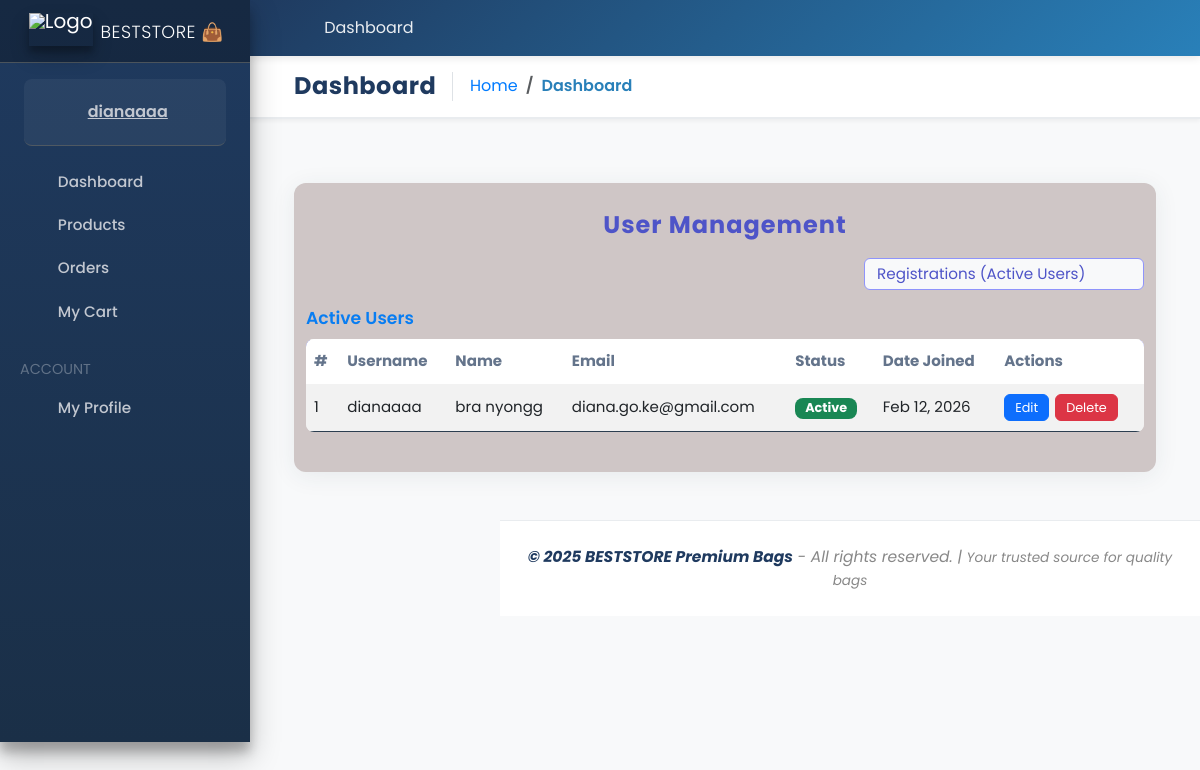
The page /cdmis/users/ (signed in) on the database as committed earlier.
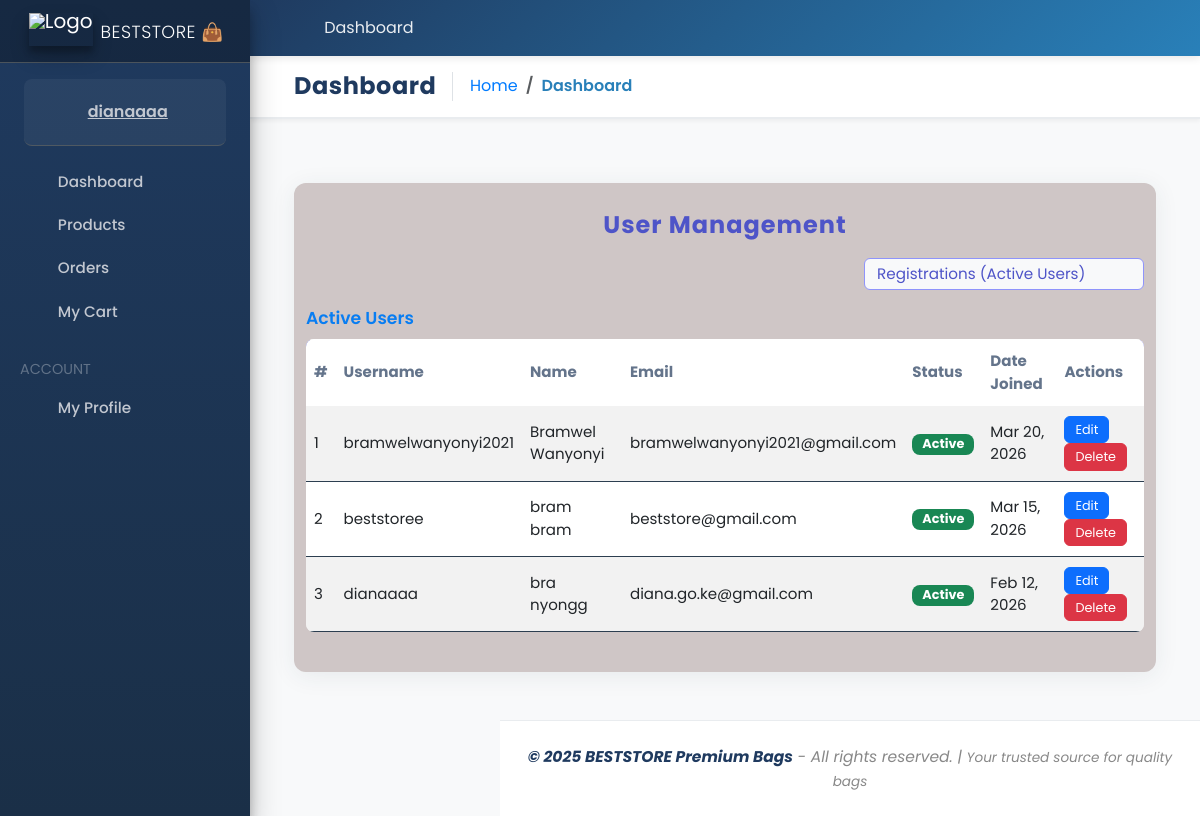
The same page on the database as committed later.
### accounts/models.py (models this page shows, shortened)
class Account(AbstractUser):
    ROLE_CHOICES = (
        ('admin', 'Admin'),
        ('finance', 'Finance'),
        ('user', 'User'),
    )
    role = models.CharField(max_length=20, choices=ROLE_CHOICES, default='user')
    first_name = models.CharField(max_length=50)
    last_name = models.CharField(max_length=50)
    username = models.CharField(max_length=50, unique=True)
    email = models.EmailField(max_length=100, unique=True)
    phone_number = models.CharField(max_length=50, blank=True, null=True)
    groups = models.ManyToManyField(
        Group,
        related_name="custom_user_set",
        blank=True,
        help_text="The groups this user belongs to.",
        verbose_name="groups",
    )
    user_permissions = models.ManyToManyField(
        Permission,
        related_name="custom_user_permissions_set",
        blank=True,
        help_text="Specific permissions for this user.",
        verbose_name="user permissions",
    )
    date_joined = models.DateTimeField(auto_now_add=True)
    last_login = models.DateTimeField(auto_now_add=True)
    is_admin = models.BooleanField(default=False)
    is_staff = models.BooleanField(default=False)
    is_superuser = models.BooleanField(default=False)
    is_active = models.BooleanField(default=False)
    is_superadmin = models.BooleanField(default=False)
    USERNAME_FIELD = 'email'
    REQUIRED_FIELDS = ['username', 'first_name', 'last_name']
    objects = MyAccountManager()

### CDMIS/views.py (the view, shortened to what this page needs)
# urls.py: path('users/', UserListView.as_view(), name='user_list'),
class UserListView(UserPassesTestMixin, ListView):
    model = User
    template_name = 'CDMIS/user_list.html'
    context_object_name = 'users'
    def test_func(self):
        return self.request.user.is_staff or self.request.user.is_superuser
    def get_context_data(self, **kwargs):
        context = super().get_context_data(**kwargs)
        context['inactive_users'] = User.objects.filter(is_active=False).order_by('-date_joined')
        context['active_users'] = User.objects.filter(is_active=True).order_by('-date_joined')
        return context

### carts/context_processors.py (called while the page is built)
def counter(request):
    cart_count = 0
    if 'admin' in request.path:
        return {}
    else:
        try:
            cart = Cart.objects.filter(cart_id=_cart_id(request))
            if request.user.is_authenticated:
                cart_items = CartItem.objects.all().filter(user=request.user)
            else:
                cart_items = CartItem.objects.all().filter(cart=cart[:1])
            for cart_item in cart_items:
                cart_count += cart_item.quantity
        except Cart.DoesNotExist:
            cart_count = 0
    return dict(cart_count=cart_count)

### carts/views.py (called while the page is built)
def _cart_id(request):
    cart = request.session.session_key
    if not cart:
        cart = request.session.create()
    return cart

### category/context_processors.py (called while the page is built)
def menu_links(request):
    links = Category.objects.all()
    return dict(links=links)

### CDMIS/templates/CDMIS/user_list.html (shortened to what this page needs)
{% extends 'gov.html' %}
{% block content %}
<div class="container user-mgmt-container">
    <h2>User Management</h2>
    <div class="user-mgmt-dropdown">
        <select class="form-select w-auto d-inline" id="userTypeSelect" onchange="toggleUserTable()">
            <option value="active">Registrations (Active Users)</option>
        </select>
    </div>
    <div id="activeUsersTable">
        <h5>Active Users</h5>
        <div class="table-responsive">
            <table class="table table-bordered table-striped table-user-mgmt">
                <thead>
                    <tr>
                        <th>#</th>
                        <th>Username</th>
                        <th>Name</th>
                        <th>Email</th>
                        <th>Status</th>
                        <th>Date Joined</th>
                        <th>Actions</th>
                    </tr>
                </thead>
                <tbody>
                {% for user in active_users %}
                    <tr>
                        <td>{{ forloop.counter }}</td>
                        <td>{{ user.username }}</td>
                        <td>{{ user.get_full_name }}</td>
                        <td>{{ user.email }}</td>
                        <td><span class="badge bg-success">Active</span></td>
                        <td>{{ user.date_joined|date:"M d, Y" }}</td>
                        <td>
                            <a href="{% url 'cdmis:user_edit' user.pk %}" class="btn btn-sm btn-primary">Edit</a>
                            <a href="{% url 'cdmis:user_delete' user.pk %}" class="btn btn-sm btn-danger"
                               onclick="return confirm('Are you sure you want to delete this user?');">Delete</a>
                        </td>
                    </tr>
                {% empty %}
                    <tr><td colspan="7" class="text-center">No active users found.</td></tr>
                {% endfor %}
                </tbody>
            </table>
        </div>
    </div>
</div>
{% endblock %}

### templates/gov.html (shortened to what the changed rows need)
{% load static %}
<!DOCTYPE html>
<html lang="en-us">
<head>
    <link rel="stylesheet" href="/static/vendor/fontawesome-free/css/all.min.css">
    <link rel="stylesheet" href="/static/vendor/adminlte/css/adminlte.min.css">
    <link rel="stylesheet" href="/static/jazzmin/css/main.css">
    <link rel="stylesheet" href="https://cdn.jsdelivr.net/npm/bootstrap@5.3.0/dist/css/bootstrap.min.css">
</head>
<body class="hold-transition sidebar-mini accent-primary theme-default">
    <div class="wrapper">
        <aside class="main-sidebar elevation-4 sidebar-dark-primary">
            <a href="{% url 'dashboard' %}" class="brand-link">
                <img src="{% static 'images/gov.png' %}" alt="Logo" class="img-rectangular brand-image elevation-3">
                <span class="brand-text font-weight-light">BESTSTORE 👜</span>
            </a>
            <div class="sidebar">
                <div class="user-panel mt-3 pb-3 mb-3 d-flex">
                    <div class="info">
                        <a href="{% url 'profile' %}" class="d-block">
                            {{ user.username }}
                        </a>
                    </div>
                </div>
            </div>
        </aside>
        <div class="content-wrapper">
            <div class="content border-bottom mb-2">
                <div class="container-fluid">
                    <div class="row">
                        <div class="col-12 col-md-auto d-flex flex-grow-1 align-items-center">
                            <h1 class="h4 m-0 pr-3 mr-3 border-right">
                                {% block page_title %}Dashboard{% endblock %}
                            </h1>
                        </div>
                    </div>
                </div>
            </div>
            <div class="content">
                <div class="container-fluid">
                    {% block content %}{% endblock %}
                </div>
            </div>
        </div>
    </div>
</body>
</html>

Rows that differ between the two databases and show on the page:
added Account: username "bramwelwanyonyi2021", get_full_name "Bramwel Wanyonyi", email "bramwelwanyonyi2021@gmail.com", date_joined "Mar 20, 2026"
added Account: username "beststoree", get_full_name "bram bram", email "beststore@gmail.com", date_joined "Mar 15, 2026"
